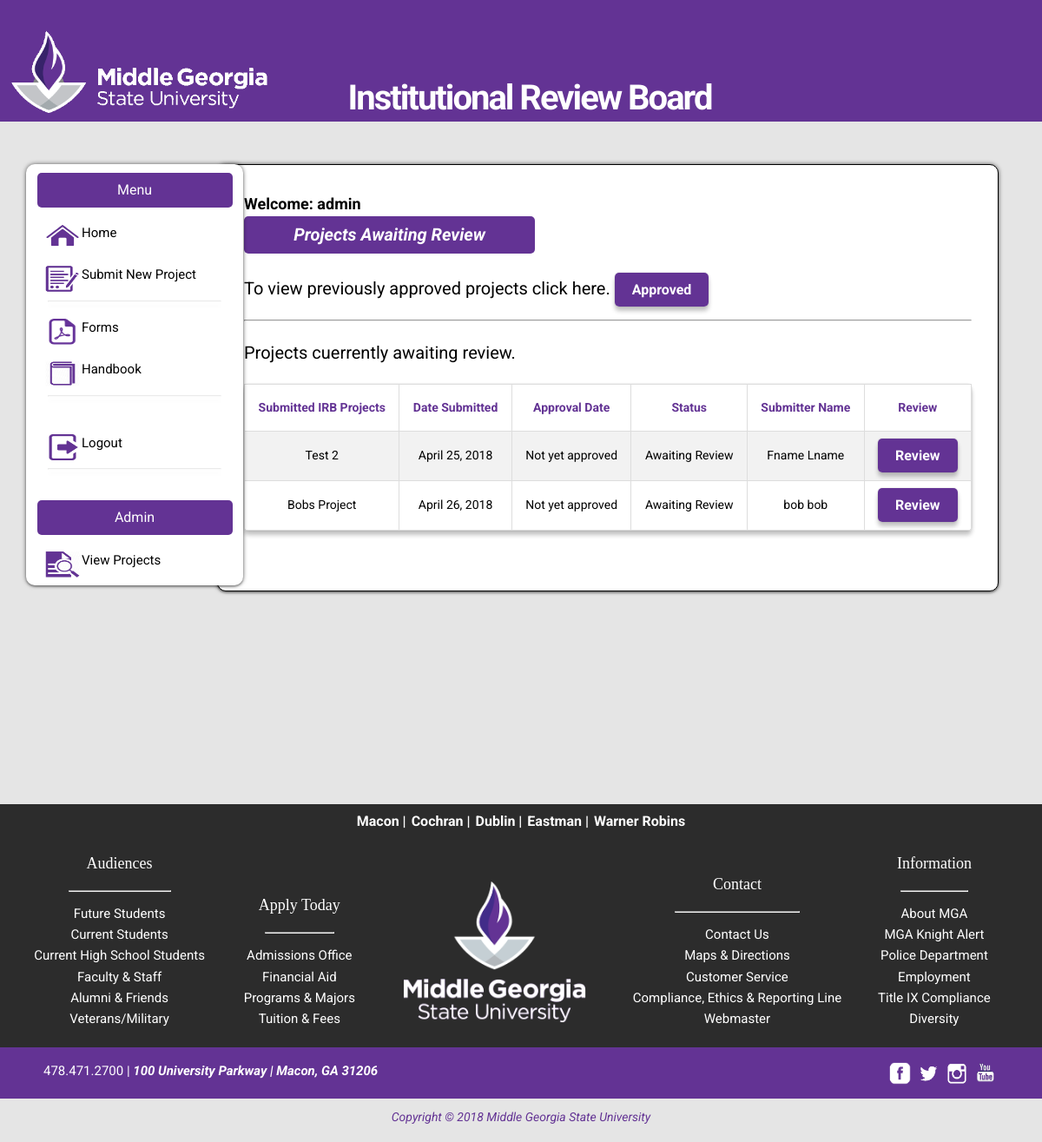
Page /irbadmin/ (signed in) on the earlier database version.
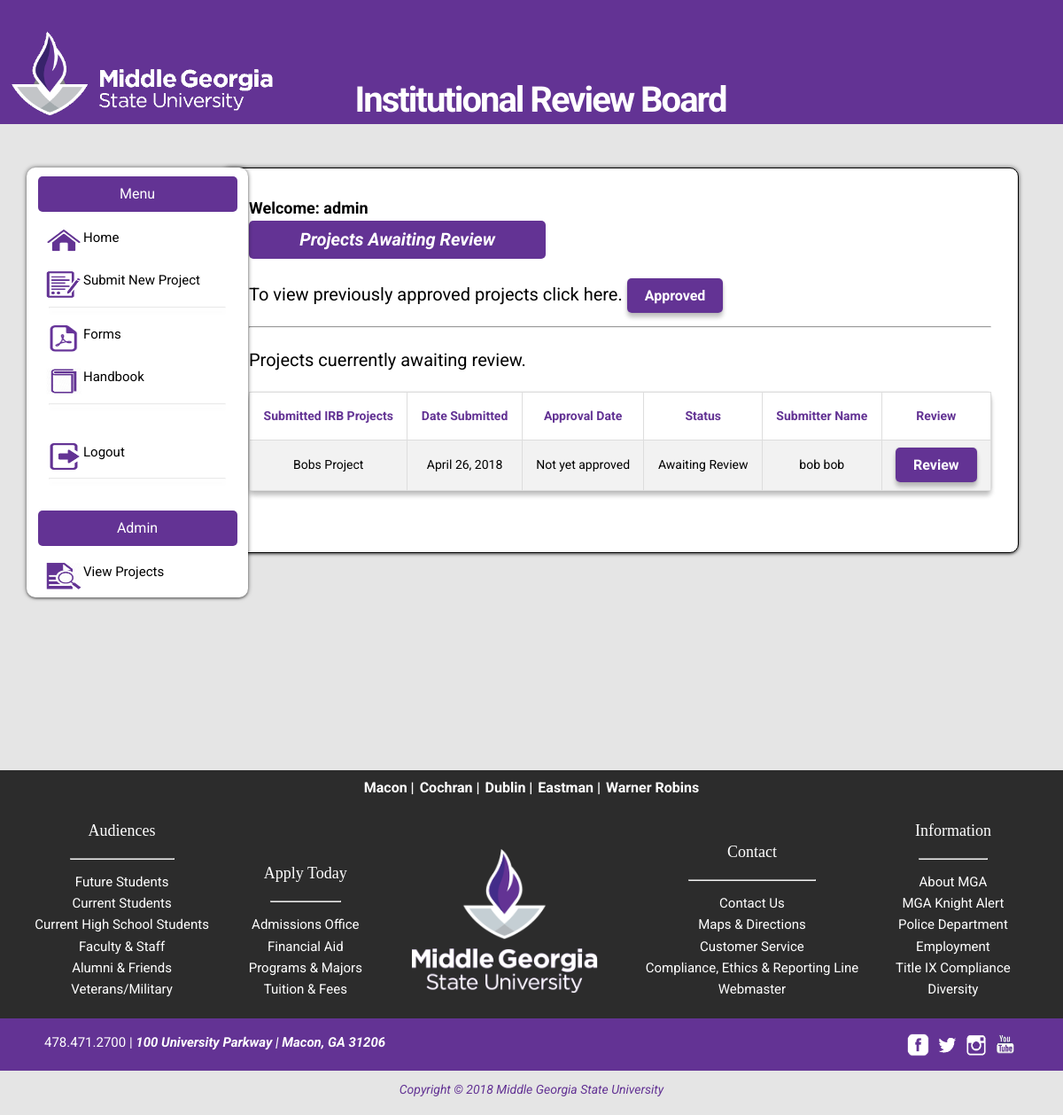
Same page on the later database version.
### irbSite/models.py (models this page shows, shortened)
class Project(models.Model):
    project_id = models.AutoField(primary_key=True)
    project_name = models.CharField(max_length = 50)
    last_modified = models.DateField(auto_now=True, blank = True)
    REVIEW_TYPE = (
        ('exempt review' , 'Exempt Review'),
        ('expedited review', 'Expedited Review'),
        ('full irb review', 'Full IRB Review'),)
    review_type = models.CharField(max_length = 20, choices = REVIEW_TYPE)
    consent_form = models.FileField(blank = True, null = True)
    assent_form = models.FileField(blank = True, null = True)
    surveys_form = models.FileField(blank = True, null = True)
    methodology_form = models.FileField(blank = True, null = True)
    grant_proposal_form = models.FileField(blank = True, null = True)
    ext_circumstances_form = models.FileField(blank = True, null = True)
    principal_investigator_signature = models.FileField(blank = True, null = True)
    faculty_supervisor_signature = models.FileField(blank = True, null = True)
    funding = models.CharField(max_length = 3000)
    start_date = models.DateField(blank = True)
    end_date = models.DateField(blank = True)
    purpose = models.CharField(max_length = 3000)
    methodology = models.CharField(max_length = 3000)
    benefits = models.CharField(max_length = 3000)
    risk = models.CharField(max_length = 3000, blank = True )
    recruited = models.CharField(max_length = 3000)
    why_identify = models.CharField(max_length = 3000)
    how_data_store = models.CharField(max_length = 3000)
    consent_process = models.CharField(max_length = 3000)
    review_notes = models.CharField(max_length = 3000, blank = True, null = True)
    notes_to_submitter = models.CharField(max_length = 3000, blank = True, null = True)
    date_approved = models.DateField(null = True)
    date_submitted = models.DateField(auto_now_add = True)
    COMPLETE_CHOICES = (
        (True, 'Yes'),
        (False, 'No, allow submitter to edit')
    )
    is_complete = models.BooleanField(default = True, choices = COMPLETE_CHOICES)
    APPROVED_CHOICES = (
        (False, 'Not Approved'),
        (True, 'Approved')
    )
    is_approved = models.BooleanField(default = False, choices = APPROVED_CHOICES)
    user = models.ForeignKey(settings.AUTH_USER_MODEL, on_delete=models.CASCADE)

### irbSite/views.py (the view)
# urls.py: url(r'^irbadmin/', views.IrbAdmin.as_view(), name = 'irbadmin'),
class IrbAdmin(LoginRequiredMixin, PermissionRequiredMixin, ListView):
    template_name = 'irbSite/admin_index.html'
    queryset=Project.objects.filter(is_complete=True, is_approved=False)
    permission_required = 'user.is_staff == True'
    raise_exception = True

### irbSite/templates/irbSite/admin_index.html (shortened to what this page needs)
{% extends 'base.html' %}
	{% block body%}
	{% load static %}
		<div class="user_content">
			<section class="user_container">
				<form id="user" method="post">
					<h1>Welcome: {{user.username}}</h1>
					<h5>Projects Awaiting Review</h5>
					<br>
					<p>To view previously approved projects click here. <a href="{% url 'irbSite:approved' %}">Approved</a></p>
					<br>
					<hr>
					<br>
					<p>Projects cuerrently awaiting review.</p>
					<br>
					<table id="small_table">
						<tr>
							<th>Submitted IRB Projects</th>
			 				<th>Date Submitted</th>
	            <th>Approval Date</th>
	            <th>Status</th>
	            <th>Submitter Name</th>
	            <th>Review</th>
						</tr>
						{% if project_list %}
							{% for project in project_list %}
								{% if project.is_approved == False %}
									<tr>
										<td>{{ project.project_name }}</td>
										<td>{{  project.date_submitted }}</td>
										{% if project.is_approved %}
											<td>{{ project.date_approved }}</td>
										{% else %}
											<td>Not yet approved</td>
										{% endif %}
										{% if project.is_approved %}
											<td>Approved</td>
										{% else %}
											<td>Awaiting Review</td>
										{% endif %}
											<td>{{ project.user.first_name }} {{ project.user.last_name }}</td>
											<td><a href="{% url 'irbSite:reviewProject' pk=project.project_id %}">Review</a></td>
									</tr>
								{% endif %}
							{% endfor %}
						{% else %}
							<p>There are currently no completed projects for review</p>
						{% endif %}
					</table>
					<br>
					<br>
				</form>
			</section>
		</div>
		<br>
		<br>
		<br>
		<br>
		<br>
		<br>
		<br>
		<br>
		<br>
		<br>
	{% endblock %}

Differences in the rows shown:
no longer on this page (row edited): Project: project_name "Test 2", date_submitted "April 25, 2018", is_approved "Not yet approved", user.first_name "Fname", user.last_name "Lname"
